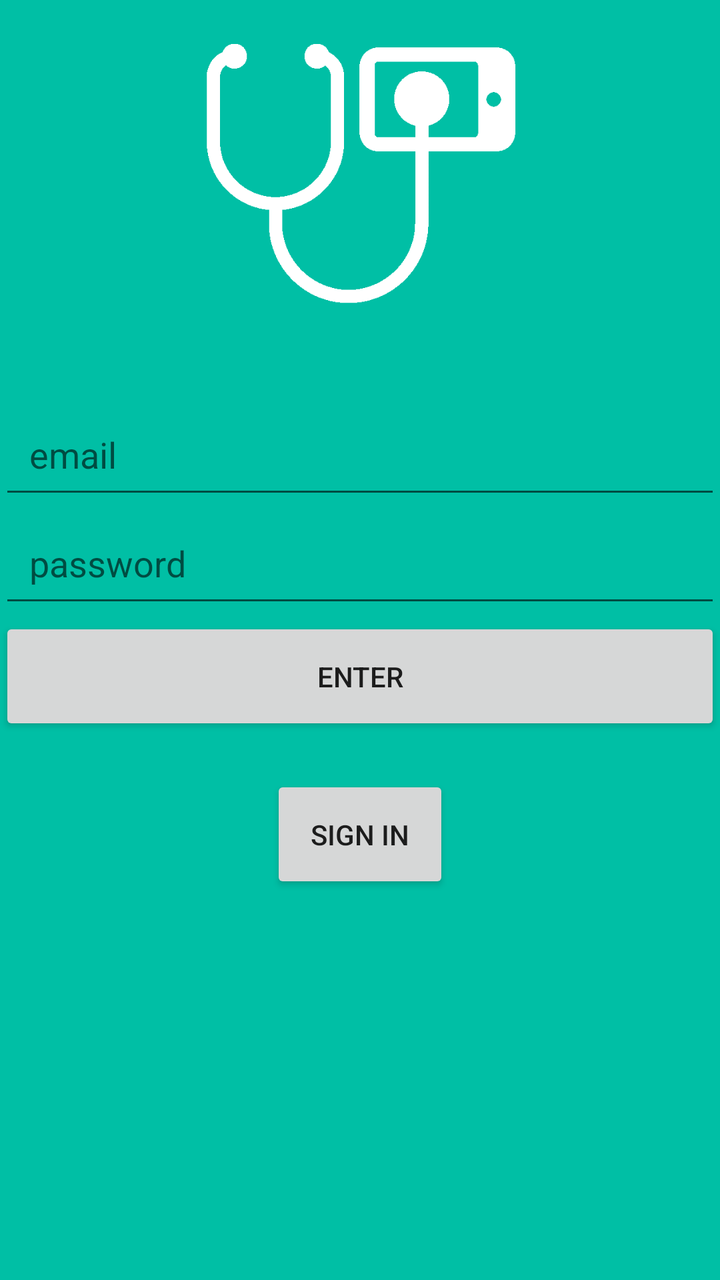
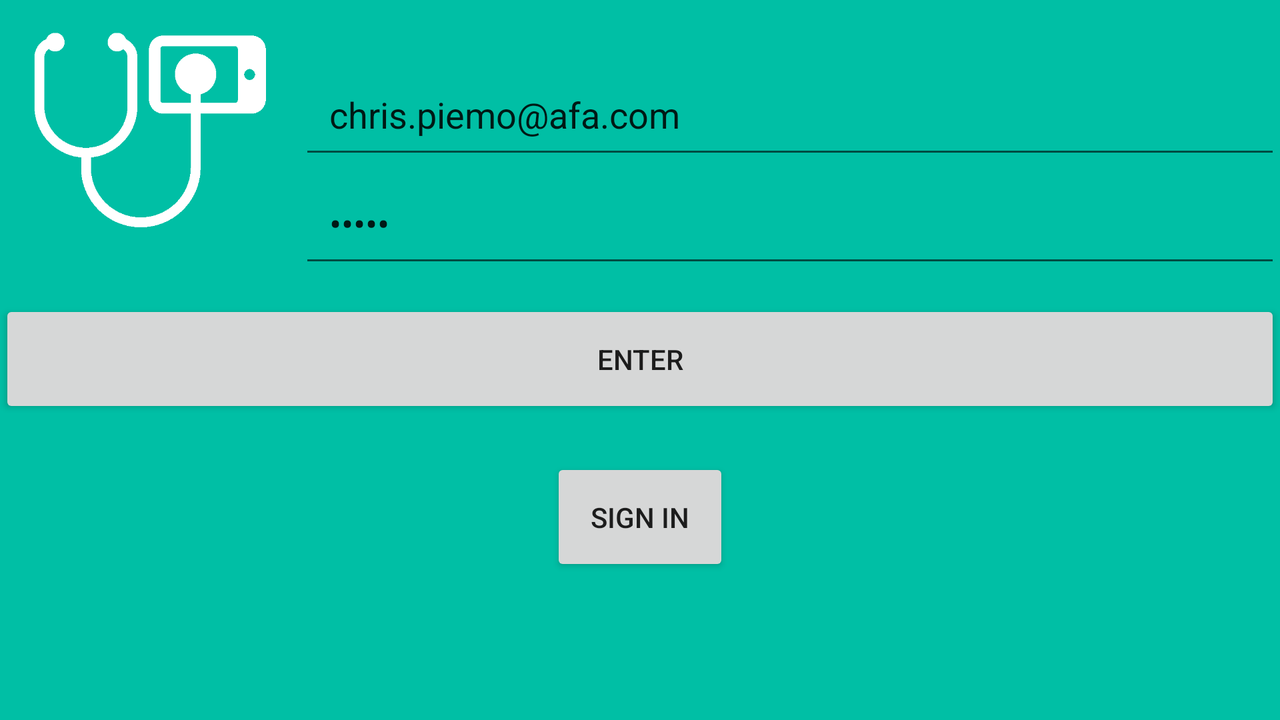

One screen, two layout resources from the same app: the default and the author's alternative for another configuration. Each is rendered where Android would select it; the XML of both is given below.
<!-- AndroidManifest.xml: application theme AppTheme -->
<!-- res/layout/activity_login.xml -->
<RelativeLayout
    xmlns:android="http://schemas.android.com/apk/res/android"
    xmlns:tools="http://schemas.android.com/tools"
    android:layout_width="match_parent"
    android:layout_height="match_parent"
    android:paddingLeft="@dimen/activity_horizontal_margin"
    android:paddingRight="@dimen/activity_horizontal_margin"
    android:paddingTop="@dimen/activity_vertical_margin"
    android:paddingBottom="@dimen/activity_vertical_margin"
    tools:context=".Login"
    android:background="#00BFA5">

    <ScrollView
        android:layout_width="match_parent"
        android:layout_height="match_parent"
        android:id="@+id/scrollView2">

        <RelativeLayout
            android:layout_width="match_parent"
            android:layout_height="match_parent">


            <EditText
                android:layout_width="wrap_content"
                android:layout_height="wrap_content"
                android:id="@+id/emailET"
                android:layout_centerVertical="true"
                android:hint="@string/email"
                android:padding="15dp"
                android:layout_below="@+id/logoIV"
                android:layout_alignRight="@+id/passwordET"
                android:layout_alignEnd="@+id/passwordET"
                android:layout_alignParentLeft="true"
                android:layout_alignParentStart="true"
                android:layout_alignParentRight="true"/>

    <EditText
        android:layout_width="wrap_content"
        android:layout_height="wrap_content"
        android:id="@+id/passwordET"
        android:layout_below="@+id/emailET"
        android:hint="@string/password"
        android:padding="15dp"
        android:layout_alignParentRight="true"
        android:layout_alignParentLeft="true"/>

            <Button
        android:layout_width="wrap_content"
        android:layout_height="wrap_content"
        android:text="@string/accedi"
        android:id="@+id/loginBTN"
        android:layout_below="@+id/passwordET"
        android:layout_alignParentLeft="true"
        android:layout_alignParentStart="true"
        android:layout_alignRight="@+id/passwordET"
        android:layout_alignEnd="@+id/passwordET"
        android:onClick="accessoSistema"
        android:padding="20dp"/>

    <Button
        android:layout_width="wrap_content"
        android:layout_height="wrap_content"
        android:text="@string/registrati"
        android:id="@+id/signinBTN"
        android:layout_below="@+id/loginBTN"
        android:layout_centerHorizontal="true"
        android:layout_marginTop="20dp"
        android:onClick="mostraReg"
        android:padding="20dp"/>

            <ImageView
                android:layout_width="200dp"
                android:layout_height="200dp"
                android:id="@+id/logoIV"
                android:src="@drawable/logo"
                android:layout_alignParentTop="true"
                android:layout_centerHorizontal="true"/>

        </RelativeLayout>
    </ScrollView>

</RelativeLayout>
<!-- resources referenced by this layout -->
<resources>
  <!-- drawable logo: png bitmap (drawable, 5880 bytes) -->
  <string name="accedi">Enter</string>
  <string name="email">email</string>
  <string name="password">password</string>
  <string name="registrati">Sign in</string>
  <style name="AppTheme" parent="Theme.AppCompat.Light.DarkActionBar">
          
          //<item name="android:windowActionBar">false</item>
          //<item name="android:windowNoTitle">true</item>
      </style>
</resources>
<!-- res/layout-land/activity_login.xml (the author's variant of the layout above) -->
<!-- drawn on the phone turned sideways -->
<RelativeLayout
    xmlns:android="http://schemas.android.com/apk/res/android"
    xmlns:tools="http://schemas.android.com/tools"
    android:layout_width="match_parent"
    android:layout_height="match_parent"
    tools:context=".Login"
    android:background="#00BFA5">

    <ScrollView
        android:layout_width="match_parent"
        android:layout_height="match_parent"
        android:id="@+id/scrollView2">

        <RelativeLayout
            android:layout_width="match_parent"
            android:layout_height="match_parent"
            android:paddingLeft="@dimen/activity_horizontal_margin"
            android:paddingRight="@dimen/activity_horizontal_margin"
            android:paddingTop="@dimen/activity_vertical_margin"
            android:paddingBottom="@dimen/activity_vertical_margin">


            <EditText
                android:layout_width="match_parent"
                android:layout_height="wrap_content"
                android:id="@+id/emailET"
                android:hint="@string/email"
                android:padding="15dp"
                android:text="chris.piemo@afa.com"
                android:inputType="textEmailAddress"
                android:layout_alignParentTop="true"
                android:layout_toRightOf="@+id/logoIV"
                android:layout_alignRight="@+id/passwordET"
                android:layout_alignParentBottom="false"
                android:layout_alignWithParentIfMissing="false"
                android:layout_alignParentEnd="false"
                android:layout_alignParentStart="false"
                android:layout_marginTop="30dp"/>

            <EditText
                android:layout_width="match_parent"
                android:layout_height="wrap_content"
                android:id="@+id/passwordET"
                android:hint="@string/password"
                android:padding="15dp"
                android:text="piemo"
                android:inputType="textPassword"
                android:layout_below="@+id/emailET"
                android:layout_toRightOf="@+id/logoIV"
                android:layout_alignRight="@+id/loadingPanel"
                android:layout_alignParentEnd="false"
                android:layout_alignParentStart="false"
                />

            <Button
                android:layout_width="wrap_content"
                android:layout_height="wrap_content"
                android:text="@string/accedi"
                android:id="@+id/loginBTN"
                android:onClick="accessoSistema"
                android:padding="20dp"
                android:layout_below="@+id/logoIV"
                android:layout_alignParentLeft="true"
                android:layout_alignParentStart="true"
                android:layout_alignParentRight="true"
                android:layout_alignParentEnd="true"/>
            <RelativeLayout
                android:id="@+id/loadingPanel"
                android:layout_width="match_parent"
                android:layout_height="match_parent"
                android:gravity="center"
                android:layout_below="@+id/loginBTN"
                >

                <ProgressBar
                    android:layout_width="wrap_content"
                    android:layout_height="wrap_content"
                    android:indeterminate="true"
                    android:visibility="gone"
                    android:id="@+id/loading"/>
            </RelativeLayout>
            <Button
                android:layout_width="wrap_content"
                android:layout_height="wrap_content"
                android:text="@string/registrati"
                android:id="@+id/signinBTN"
                android:layout_below="@+id/loginBTN"
                android:layout_centerHorizontal="true"
                android:layout_marginTop="20dp"
                android:onClick="mostraReg"
                android:padding="20dp"/>

            <ImageView
                android:layout_width="150dp"
                android:layout_height="150dp"
                android:id="@+id/logoIV"
                android:src="@drawable/logo"
                android:layout_alignParentTop="false"
                />

            </RelativeLayout>

    </ScrollView>

</RelativeLayout>
